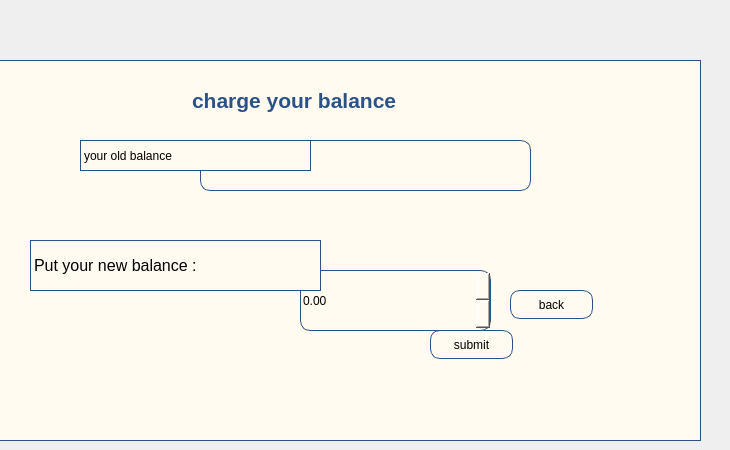
    <widget class="QWidget" name="charge_user_balance_page">
     <widget class="QWidget" name="widget_17" native="true">
      <property name="geometry">
       <rect>
        <x>-20</x>
        <y>60</y>
        <width>721</width>
        <height>381</height>
       </rect>
      </property>
      <property name="styleSheet">
       <string notr="true">border:1px solid  rgb(43, 82, 136);


background-color: rgb(255, 251, 240);</string>
      </property>
      <widget class="QPushButton" name="submit_balance">
       <property name="geometry">
        <rect>
         <x>450</x>
         <y>270</y>
         <width>83</width>
         <height>29</height>
        </rect>
       </property>
       <property name="styleSheet">
        <string notr="true">border-radius:10px;
font: 10pt &quot;Segoe UI&quot;;
border:1px solid  rgb(43, 82, 136);
</string>
       </property>
       <property name="text">
        <string>submit</string>
       </property>
      </widget>
      <widget class="QPushButton" name="back_from_balance">
       <property name="geometry">
        <rect>
         <x>530</x>
         <y>230</y>
         <width>83</width>
         <height>29</height>
        </rect>
       </property>
       <property name="styleSheet">
        <string notr="true">border-radius:10px;
font: 10pt &quot;Segoe UI&quot;;
border:1px solid  rgb(43, 82, 136);
</string>
       </property>
       <property name="text">
        <string>back</string>
       </property>
      </widget>
      <widget class="QLabel" name="label_22">
       <property name="geometry">
        <rect>
         <x>70</x>
         <y>10</y>
         <width>491</width>
         <height>61</height>
        </rect>
       </property>
       <property name="styleSheet">
        <string notr="true">color: rgb(43, 82, 136);
border-color: rgb(255, 251, 240);
font: 700 30pt &quot;Times New Roman&quot;;</string>
       </property>
       <property name="text">
        <string>&lt;html&gt;&lt;head/&gt;&lt;body&gt;&lt;p align=&quot;center&quot;&gt;&lt;span style=&quot; font-size:16pt; font-weight:700;&quot;&gt;charge your balance &lt;/span&gt;&lt;/p&gt;&lt;/body&gt;&lt;/html&gt;</string>
       </property>
      </widget>
      <widget class="QDoubleSpinBox" name="user_input_balance">
       <property name="geometry">
        <rect>
         <x>320</x>
         <y>210</y>
         <width>191</width>
         <height>61</height>
        </rect>
       </property>
       <property name="styleSheet">
        <string notr="true">border-radius:10px;
font: 10pt &quot;Segoe UI&quot;;
border:1px solid  rgb(43, 82, 136);
</string>
       </property>
      </widget>
      <widget class="QLabel" name="label_23">
       <property name="geometry">
        <rect>
         <x>50</x>
         <y>180</y>
         <width>291</width>
         <height>51</height>
        </rect>
       </property>
       <property name="text">
        <string>&lt;html&gt;&lt;head/&gt;&lt;body&gt;&lt;p&gt;&lt;span style=&quot; font-size:12pt;&quot;&gt;Put your new balance :&lt;/span&gt;&lt;/p&gt;&lt;/body&gt;&lt;/html&gt;</string>
       </property>
      </widget>
      <widget class="QTextBrowser" name="old_user_balance">
       <property name="geometry">
        <rect>
         <x>220</x>
         <y>80</y>
         <width>331</width>
         <height>51</height>
        </rect>
       </property>
       <property name="styleSheet">
        <string notr="true">border-radius:10px;
font: 10pt &quot;Segoe UI&quot;;
border:1px solid  rgb(43, 82, 136);
</string>
       </property>
      </widget>
      <widget class="QLabel" name="label_44">
       <property name="geometry">
        <rect>
         <x>100</x>
         <y>80</y>
         <width>231</width>
         <height>31</height>
        </rect>
       </property>
       <property name="text">
        <string>your old balance</string>
       </property>
      </widget>
     </widget>
    </widget>
